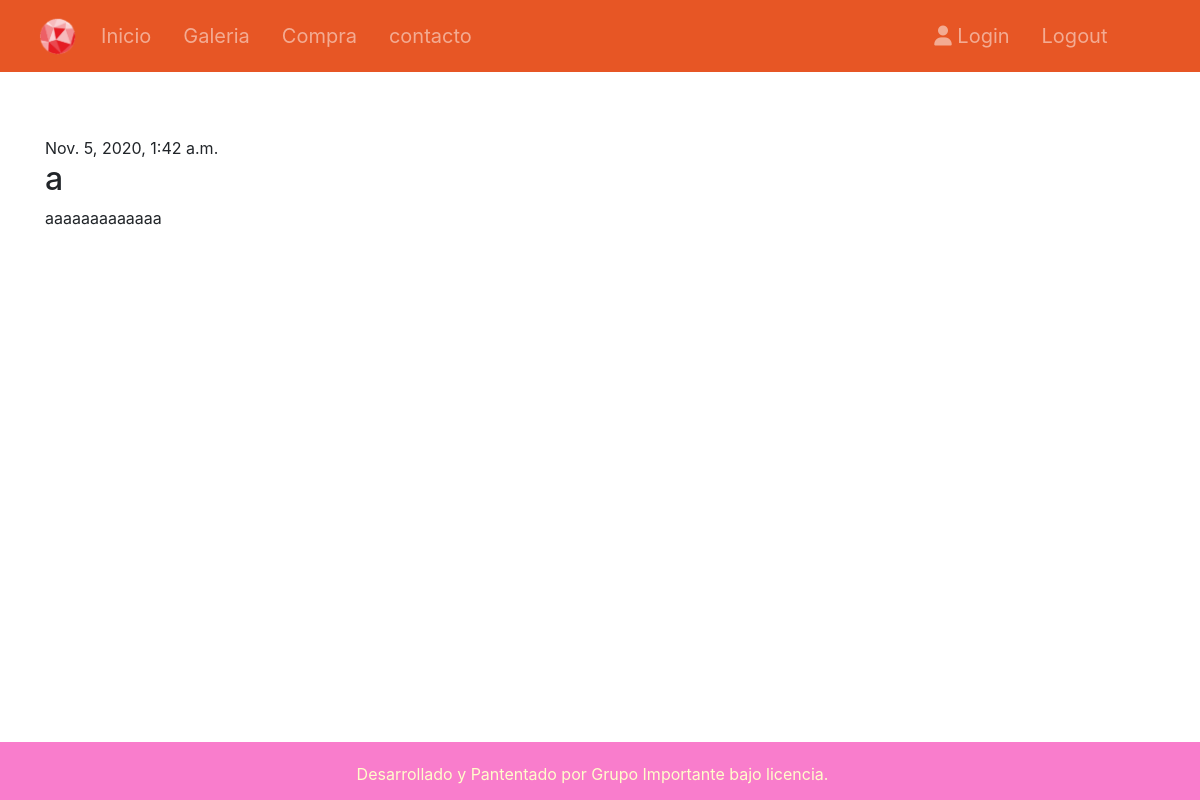
/post/5/, run on the app's committed database.
### blog/models.py (models this page shows, shortened)
class Post(models.Model):
    author = models.ForeignKey('auth.User', on_delete=models.CASCADE)
    title = models.CharField(max_length=200)
    text = models.TextField()
    created_date = models.DateTimeField(
        default=timezone.now)
    published_date = models.DateTimeField(
        blank=True, null=True)

### blog/views.py (the view)
# urls.py: path('post/<int:pk>/', views.post_detail, name='post_detail'),
def post_detail(request, pk):
    post = get_object_or_404(Post, pk=pk)
    return render(request, 'blog/post_detail.html', {'post': post})

### blog/templates/blog/post_detail.html
{% extends 'blog/base.html' %}
{% block content %}
    <div class="post">
        {% if post.published_date %}
            <div class="date">
                {{ post.published_date }}
            </div>
        {% endif %}
        <h2>{{ post.title }}</h2>
        <p>{{ post.text|linebreaksbr }}</p>
    </div>
{% endblock %}

### blog/static/css/custom.css (style rules this page uses)
html, body { height: 100%; }

### data on the page
Post: published_date "Nov. 5, 2020, 1:42 a.m.", title "a", text "aaaaaaaaaaaaa"
